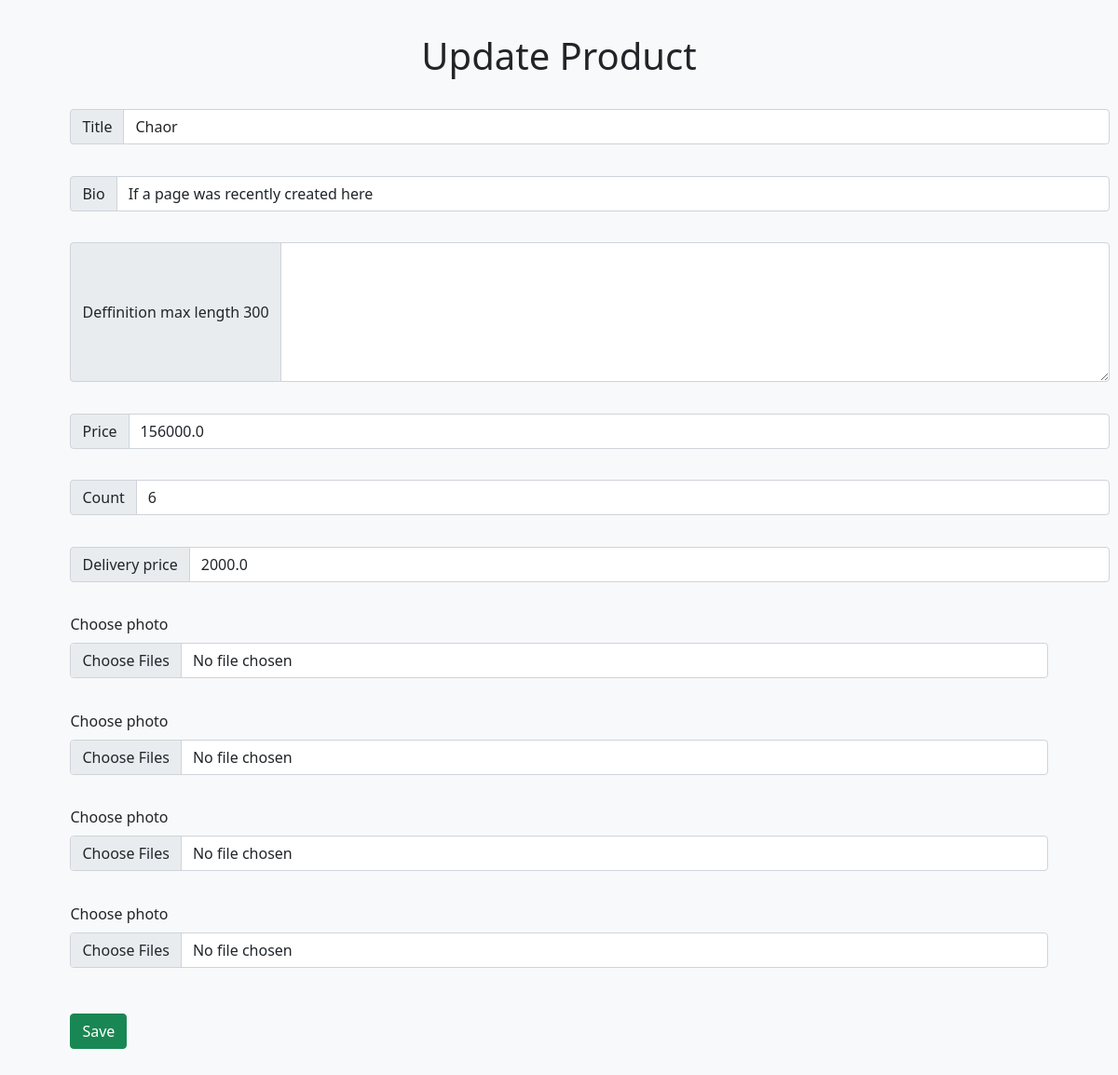
The app's page /products/update/6 (signed in), older data.
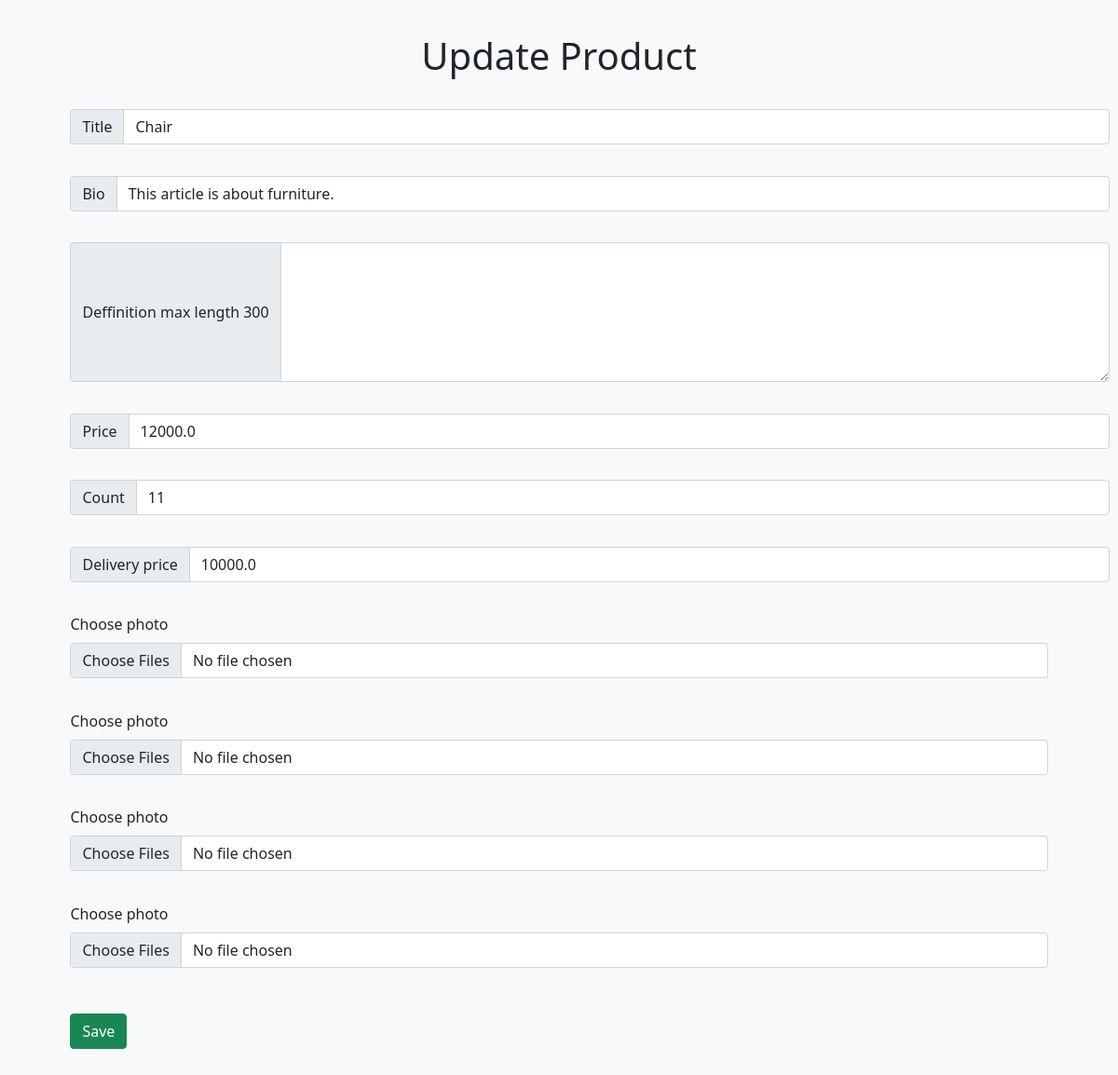
The same page, newer data.
### products/models.py (models this page shows, shortened)
class Product (models.Model):
    title = models.CharField(max_length=30)
    bio = models.CharField(max_length=50)
    definition = models.TextField()
    photo1 = models.ImageField(upload_to = 'media/img/product-img/%Y/%m/%d')
    photo2 = models.ImageField(upload_to = 'media/img/product-img/%Y/%m/%d', null = True, blank = True)
    photo3 = models.ImageField(upload_to = 'media/img/product-img/%Y/%m/%d', null = True, blank = True)
    photo4 = models.ImageField(upload_to = 'media/img/product-img/%Y/%m/%d', null = True, blank = True)
    price = models.FloatField(default = 0.00)
    count = models.PositiveIntegerField(default = 1)
    delivery_price = models.FloatField(default = 0.00)
    users = models.ForeignKey(CustomUser, on_delete = models.CASCADE, null = True, blank = True)
    card = models.BooleanField(default = 0)
    buy =  models.BooleanField(default = 0)

### products/views.py (the view, shortened to what this page needs)
# urls.py: path('update/<int:pk>', update_product, name = 'update'),
def update_product(request, pk = None):
    if request.user.is_superuser:
        if request.method == "GET":
            product = Product.objects.get(pk = pk)
            return render(request, 'update_product.html', {"obj" : product})

### template/update_product.html (shortened to what this page needs)
<!DOCTYPE html>
<html lang="en">
<head>
    <link href="https://cdn.jsdelivr.net/npm/bootstrap@5.0.2/dist/css/bootstrap.min.css" rel="stylesheet">
</head>
<body class="bg-light">
    <div class ="container">
        <h1>Update Product</h1>
        <form method="post" enctype='multipart/form-data'> {% csrf_token%}
            <div class="input-group mb-3">
                <span class="input-group-text" id="inputGroup-sizing-default">Title</span>
                <input value="{{obj.title}}" name = "title" type="text" class="form-control" aria-label="Sizing example input" aria-describedby="inputGroup-sizing-default">
            </div>
            <div class="input-group mb-3">
                <span class="input-group-text" id="inputGroup-sizing-default">Bio</span>
                <input value="{{obj.bio}}" name = "bio" type="text" class="form-control" aria-label="Sizing example input" aria-describedby="inputGroup-sizing-default">
            </div>
            <div class="input-group">
                <span class="input-group-text">Deffinition max length 300</span>
                <textarea value="{{obj.definition}}" name = "deff" class="form-control" aria-label="With textarea"></textarea>
            </div>
            <div class="input-group mb-3">
                <span class="input-group-text" id="inputGroup-sizing-default">Price</span>
                <input value="{{obj.price}}" name = "price" type="number" class="form-control" aria-label="Sizing example input" aria-describedby="inputGroup-sizing-default">
            </div>
            <div class="input-group mb-3">
                <span class="input-group-text" id="inputGroup-sizing-default">Count</span>
                <input value="{{obj.count}}" name = "count" type="number" class="form-control" aria-label="Sizing example input" aria-describedby="inputGroup-sizing-default">
            </div>
            <div class="input-group mb-3">
                <span class="input-group-text" id="inputGroup-sizing-default">Delivery price</span>
                <input value="{{obj.delivery_price}}" name = "dprice" type="number" class="form-control" aria-label="Sizing example input" aria-describedby="inputGroup-sizing-default">
            </div>
            <div class="mb-3">
                <label for="formFileMultiple" class="form-label">Choose photo</label>
                <input value="{{obj.photo1}}" name = "photo1" class="form-control" type="file" id="formFileMultiple" multiple>
            </div>
            <div class="mb-3">
                <label for="formFileMultiple" class="form-label">Choose photo</label>
                <input value="{{obj.photo2}}" name = "photo2" class="form-control" type="file" id="formFileMultiple" multiple>
            </div>
            <div class="mb-3">
                <label for="formFileMultiple" class="form-label">Choose photo</label>
                <input value="{{obj.photo3}}" name = "photo3" class="form-control" type="file" id="formFileMultiple" multiple>
            </div>
            <div class="mb-3">
                <label for="formFileMultiple" class="form-label">Choose photo</label>
                <input value="{{obj.photo4}}" name = "photo4" class="form-control" type="file" id="formFileMultiple" multiple>
            </div>
            <button class="btn btn-success" type="submit">Save</button>
        </form>
    </div>
</body>
</html>

Row changes from the older to the newer data that the page shows:
changed Product: title "Chaor" → "Chair"; bio "If a page was recently created here" → "This article is about furniture."; price "156000.0" → "12000.0"; count "6" → "11"; dprice "2000.0" → "10000.0"
